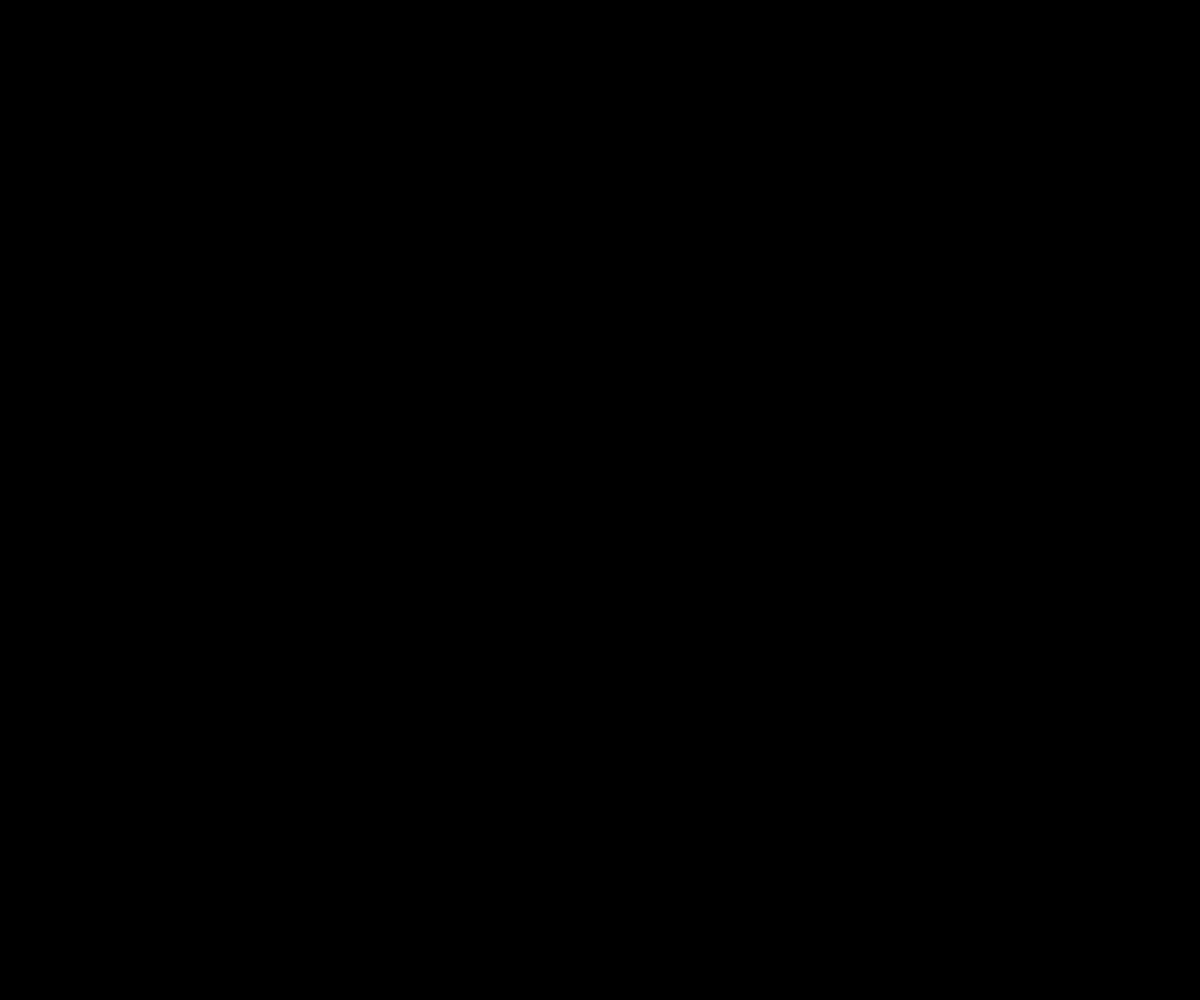
Frame 1 (no input)
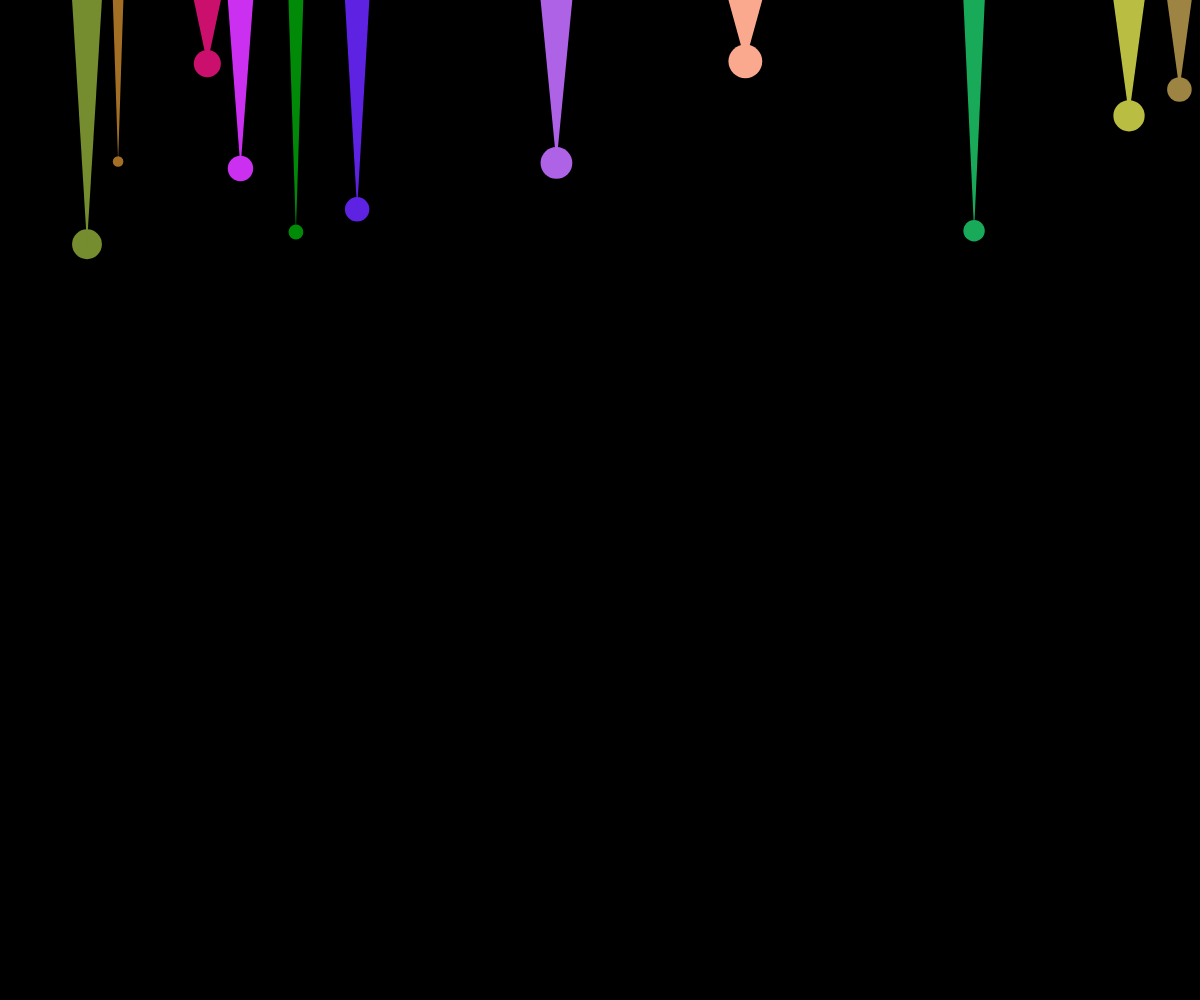
Frame 60 (no input)
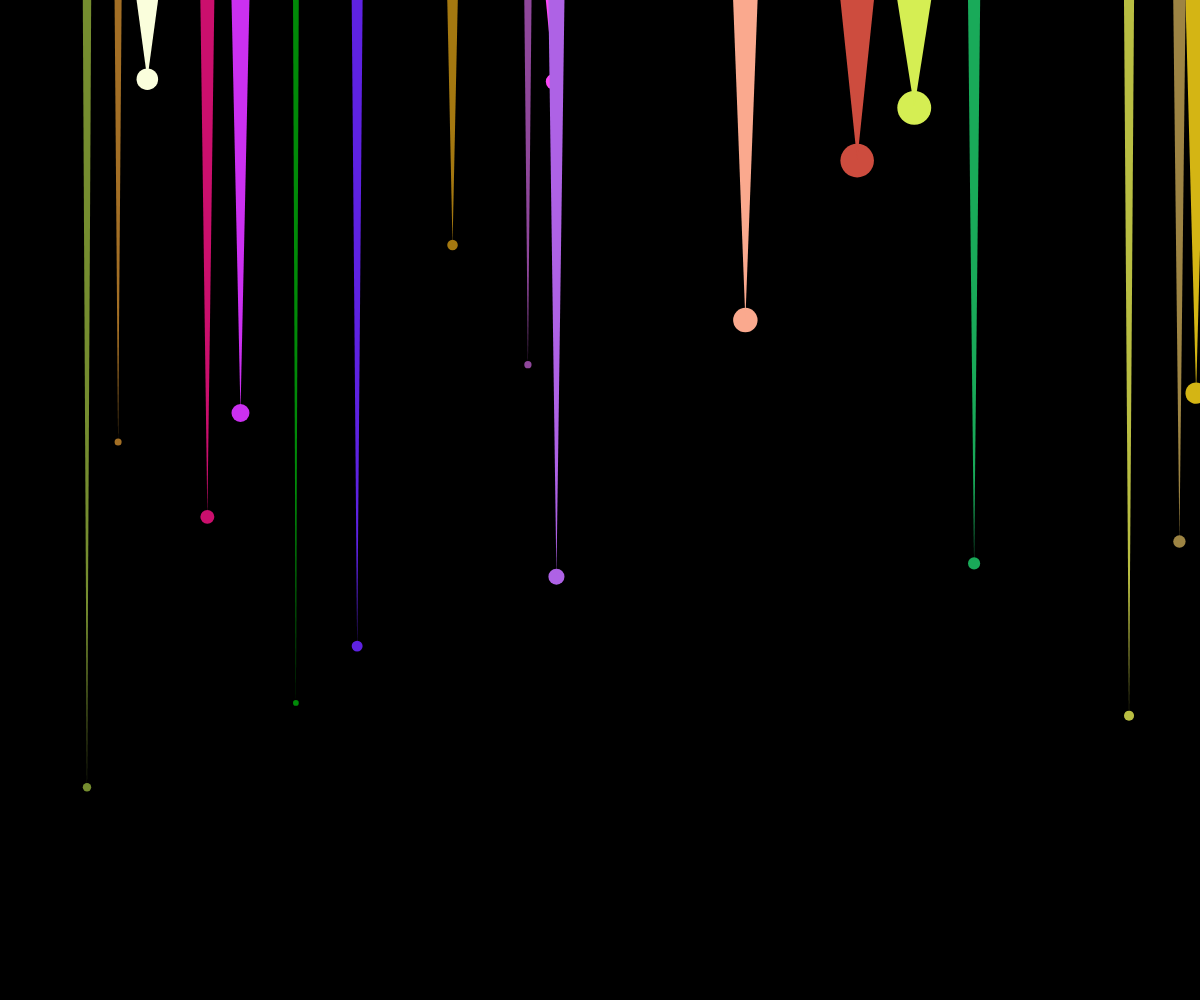
Frame 120 (the mouse pressed at the canvas centre since frame 60)

The p5.js sketch that drew these frames (run headless with seeded random() and noise() and a simulated clock; from frame 60 on, the mouse is pressed at the canvas centre):

// p5.js sketch
// ── sketch.js

let numRaindrops = 20; // total number of raindrops

let x = [];
let y = [];
let size = [];
let speed = [];
let r = [];
let g = [];
let b = [];


function setup() {
  createCanvas(windowWidth, windowHeight);
  noStroke();

  for (let i = 0; i < numRaindrops; i++) {
    x[i] = random(width);
    y[i] = random(-500, -50);
    size[i] = random(10, 50);
    speed[i] = random(2, 10);
    r[i] = random(0, 255);
    g[i] = random(0, 255);
    b[i] = random(0, 255);

  }

}

function draw() {
  background(0);
  for (let i = 0; i < numRaindrops; i++) {
    fill(r[i], g[i], b[i],255);
    myShape(x[i], y[i], size[i]);
    y[i] += speed[i];
    if (y[i] > height) {
      x[i] = random(width);
      y[i] = random(-200, -50);
      size[i] = random(10, 50);
      speed[i] = random(2, 10);
      r[i] = random(0, 255);
      g[i] = random(0, 255);
      b[i] = random(0, 255);
    }
  }

}

function windowResized() {
  resizeCanvas(windowWidth, windowHeight);
}

function myShape(x, y, size) {

  let tWidth = map(y,0,height,size/2,0);
  let circleSize = map(y,0,height,size,0);
  circle(x, y, circleSize);
  triangle(x - tWidth, 0, x + tWidth, 0, x, y);

}

function keyPressed() {


}
